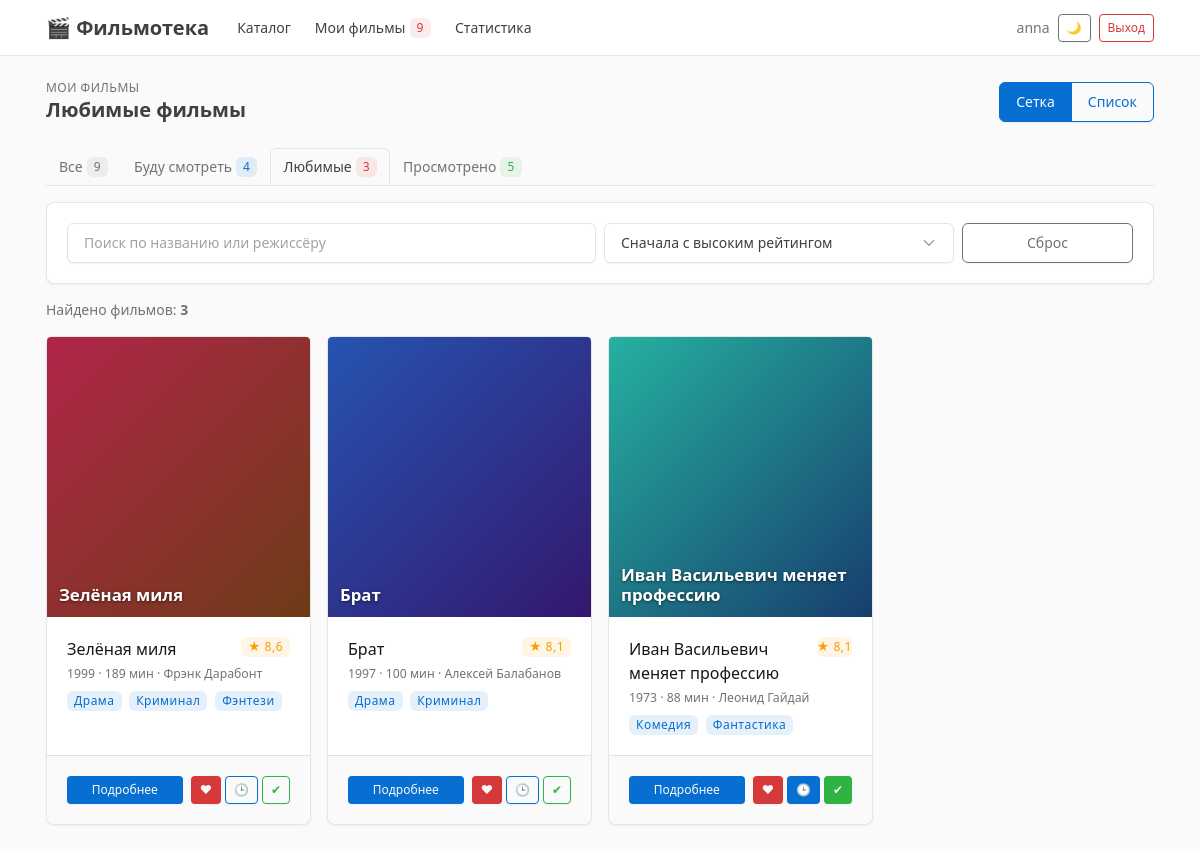
/my/favorite/ (signed in), run on the app's committed database.
### accounts/models.py (models this page shows, shortened)
class Movie(models.Model):
    title = models.CharField('Название', max_length=200)
    original_title = models.CharField('Оригинальное название', max_length=200, blank=True)
    year = models.PositiveSmallIntegerField('Год выхода')
    director = models.CharField('Режиссёр', max_length=200)
    duration = models.PositiveSmallIntegerField('Длительность, мин')
    rating = models.DecimalField(
        'Рейтинг', max_digits=3, decimal_places=1,
        validators=[MinValueValidator(0), MaxValueValidator(10)],
    )
    description = models.TextField('Описание', blank=True)
    country = models.CharField('Страна', max_length=60, blank=True)
    poster_url = models.URLField('Ссылка на постер', blank=True)
    poster = models.ImageField('Обложка (файл)', upload_to='posters/', blank=True)
    genres = models.ManyToManyField(Genre, related_name='movies', verbose_name='Жанры')
    search_index = models.CharField(max_length=600, blank=True, editable=False)
    class Meta:
        ordering = ['-rating', 'title']
        verbose_name = 'фильм'
        verbose_name_plural = 'фильмы'
    @property
    def poster_src(self):
        if self.poster:
            return self.poster.url
        return self.poster_url
    @property
    def hue(self):
        return (self.pk or 0) * 47 % 360
    @property
    def hue_2(self):
        return (self.hue + 40) % 360

class Genre(models.Model):
    name = models.CharField('Название', max_length=50, unique=True)
    class Meta:
        ordering = ['name']
        verbose_name = 'жанр'
        verbose_name_plural = 'жанры'

### accounts/dashboard_views.py (the view)
# urls.py: path('my/', dashboard_views.my_movies, {'kind': 'all'}, name='my_all'),
@login_required
def my_movies(request, kind):
    movies = filter_movies(request.GET, request.user, kind)
    return render(
        request,
        'my_' + kind + '.html',
        {
            'movies': add_marks(movies, request.user),
            'sort_options': SORT_OPTIONS,
            'kind': kind,
            'counts': mark_counts(request.user),
            'page_title': MY_PAGES[kind],
        }
    )

### accounts/context_processors.py (called while the page is built)
def my_movies_count(request):
    if not request.user.is_authenticated:
        return {'my_movies_count': 0}
    count = Mark.objects.filter(user=request.user).values('movie').distinct().count()
    return {'my_movies_count': count}

### accounts/views.py (called while the page is built)
def add_marks(movies, user):
    watch_ids = Mark.objects.filter(user=user, kind='watch').values_list('movie_id', flat=True)
    favorite_ids = Mark.objects.filter(user=user, kind='favorite').values_list('movie_id', flat=True)
    watched_ids = Mark.objects.filter(user=user, kind='watched').values_list('movie_id', flat=True)
    movies = list(movies)
    for movie in movies:
        movie.marked_watch = movie.id in watch_ids
        movie.marked_favorite = movie.id in favorite_ids
        movie.marked_watched = movie.id in watched_ids
    return movies

def mark_counts(user):
    marks = Mark.objects.filter(user=user)
    return {
        'all': marks.values('movie').distinct().count(),
        'watch': marks.filter(kind='watch').count(),
        'favorite': marks.filter(kind='favorite').count(),
        'watched': marks.filter(kind='watched').count(),
    }

### templates/my_favorite.html
{% extends 'my_base.html' %}

### templates/components/navbar.html (shortened to what this page needs)
{% with url_name=request.resolver_match.url_name %}
<header class="navbar navbar-expand-md d-print-none sticky-top">
    <div class="container-xl">
        <a class="navbar-brand pe-0 pe-md-3" href="/">🎬 Фильмотека</a>
        <div class="navbar-nav flex-row order-md-last ms-auto align-items-center gap-2">
            <span class="text-secondary d-none d-lg-inline">
                {{ user.username }}{% if user.is_staff %} <span class="badge bg-purple-lt">админ</span>{% endif %}
            </span>
            <button type="button" class="btn btn-sm btn-outline-secondary" id="theme-toggle"
                    aria-label="Сменить тему оформления">🌙</button>
            <form method="post" action="/accounts/logout/" class="m-0">
                <button type="submit" class="btn btn-sm btn-outline-danger">Выход</button>
            </form>
        </div>
        <div class="collapse navbar-collapse" id="navbar-menu">
            <ul class="navbar-nav me-auto">
                <li class="nav-item">
                    <a class="nav-link {% if url_name == 'catalog' or url_name == 'movie_detail' or url_name == 'search' %}active{% endif %}"
                       href="/">Каталог</a>
                </li>
                <li class="nav-item">
                    <a class="nav-link {% if url_name|slice:':3' == 'my_' %}active{% endif %}"
                       href="/my/">
                        Мои фильмы
                        <span class="badge bg-red-lt ms-1" id="my-count">{{ my_movies_count }}</span>
                    </a>
                </li>
                <li class="nav-item">
                    <a class="nav-link {% if url_name == 'stats' %}active{% endif %}"
                       href="/stats/">Статистика</a>
                </li>
            </ul>
        </div>
    </div>
</header>
{% endwith %}

### templates/components/movie_grid.html
{% for movie in movies %}
    <div class="col-12 col-sm-6 col-lg-4 col-xl-3 movie-col">
        {% include 'components/movie_card.html' %}
    </div>
{% empty %}
    <div class="col-12">
        {% include 'components/empty_state.html' with title='Ничего не найдено' text='Измените условия поиска или отметьте фильмы кнопками в каталоге.' %}
    </div>
{% endfor %}

### templates/components/movie_card.html (shortened to what this page needs)
<div class="card movie-card h-100" data-movie-id="{{ movie.id }}">
    <a href="/movies/{{ movie.id }}/" class="d-block text-reset">
        {% include 'components/poster.html' with movie=movie %}
    </a>
    <div class="card-body">
        <div class="d-flex justify-content-between align-items-start mb-1">
            <h3 class="card-title mb-0">
                <a href="/movies/{{ movie.id }}/" class="text-reset">{{ movie.title }}</a>
            </h3>
            <span class="badge bg-yellow-lt ms-2">★ {{ movie.rating }}</span>
        </div>
        <div class="text-secondary small mb-2">{{ movie.year }} · {{ movie.duration }} мин · {{ movie.director }}</div>
        <div>
            {% for genre in movie.genres.all %}
                <span class="badge bg-blue-lt me-1">{{ genre.name }}</span>
            {% endfor %}
        </div>
    </div>
    <div class="card-footer d-flex flex-wrap gap-2">
        <a class="btn btn-sm btn-primary flex-fill" style="min-width: 7rem" href="/movies/{{ movie.id }}/">Подробнее</a>
        <div class="d-flex gap-1 ms-auto">
            {% include 'components/mark_buttons.html' with movie=movie %}
        </div>
    </div>
</div>

### templates/components/poster.html
<div class="poster {{ extra_class }}" role="img" aria-label="Постер фильма {{ movie.title }}"
     style="{% if movie.poster_src %}background-image: url('{{ movie.poster_src }}');{% else %}background: linear-gradient(135deg, hsl({{ movie.hue }}, 65%, 42%), hsl({{ movie.hue_2 }}, 65%, 26%));{% endif %}">
    {% if not movie.poster_src %}<span class="poster-title">{{ movie.title }}</span>{% endif %}
</div>

### templates/components/mark_button.html
<button type="button"
        class="btn btn-sm {% if active %}btn-{{ color }}{% else %}btn-outline-{{ color }}{% endif %}"
        data-mark="{{ kind }}"
        data-movie="{{ movie.id }}"
        data-url="/movies/{{ movie.id }}/mark/{{ kind }}/"
        data-color="{{ color }}"
        title="{{ label }}" aria-label="{{ label }}">
    {{ icon }}{% if with_label %} {{ label }}{% endif %}
</button>

### static/css/movies.css (style rules this page uses)
.poster { display: flex; align-items: flex-end; height: 280px; padding: .75rem; color: #fff; background-size: cover; background-position: center; border-radius: 4px 4px 0 0; }
.poster-title { font-weight: 700; font-size: 1.05rem; line-height: 1.2; text-shadow: 0 1px 3px rgba(0, 0, 0, .55); }
.movie-card { transition: transform .15s ease, box-shadow .15s ease; }
.navbar .nav-link { white-space: nowrap; }

### data on the page
Movie: title "Зелёная миля", rating "8,6", year "1999", duration "189", director "Фрэнк Дарабонт", icon "♥ 🕒 ✔"
Genre: name "Драма"
Genre: name "Криминал"
Genre: name "Фэнтези"
Movie: title "Брат", rating "8,1", year "1997", duration "100", director "Алексей Балабанов", icon "♥ 🕒 ✔"
Movie: title "Иван Васильевич меняет профессию", rating "8,1", year "1973", duration "88", director "Леонид Гайдай", icon "♥ 🕒 ✔"
Genre: name "Комедия"
Genre: name "Фантастика"

### other printed values
{{ user.username }} "anna"
{{ my_movies_count }} "9"
{{ page_title }} "Любимые фильмы"
{{ counts.all }} "9"
{{ counts.watch }} "4"
{{ counts.favorite }} "3"
{{ counts.watched }} "5"
{{ movies|length }} "3"
form field value "Сначала с высоким рейтингом"
